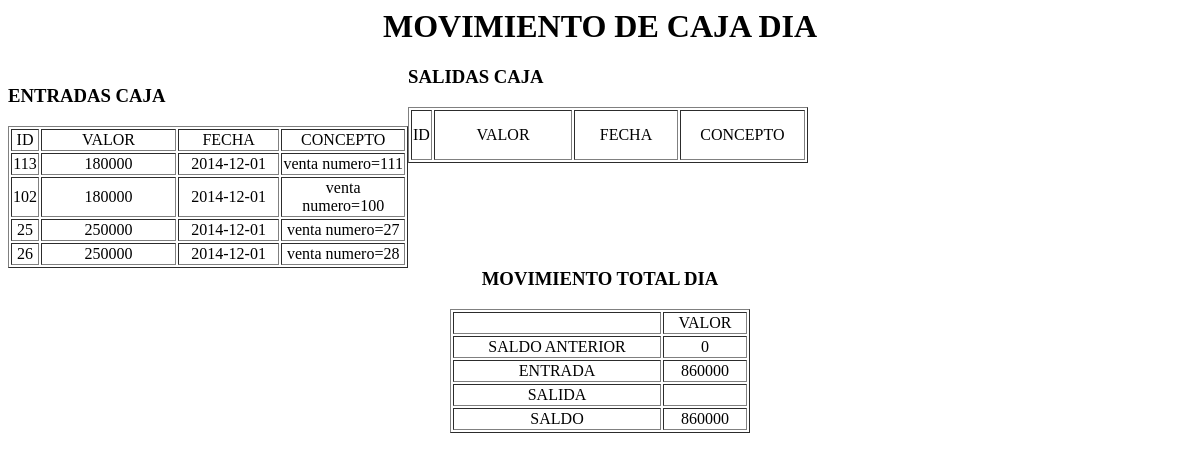
Page /modulos/caja/informe/informe.php?fecha=2014-12-01 on the committed database.
### tables this page shows
CREATE TABLE IF NOT EXISTS `entrada_caja` (
`identrada_caja` bigint(20) NOT NULL,
  `idcaja` int(4) NOT NULL,
  `valor` int(10) NOT NULL,
  `fecha_hora` datetime NOT NULL,
  `concepto` varchar(60) NOT NULL,
  `fecha` date NOT NULL
);

### modulos/caja/informe/informe.php (the view, shortened to what this page needs)
<?PHP
$fecha=$_GET['fecha'];
?>
<head>
    <link href="../../../css/tablas.css" rel="stylesheet" type="text/css"/>
</head>
<h1 style="text-align: center">MOVIMIENTO DE CAJA DIA <?php echo $fecha1; ?></h1>
<div class="tipobodega">
<div id="entradacaja" style = "float: left"><table style="width: 400px; height: 56px;" border="1">
         <h3>ENTRADAS CAJA</h3>
      <tbody style="text-align: center">
        <tr>
          <td ><center>ID</center></td>
          <td style="width: 307.533px;"><center>VALOR</center></td>
          <td style="width: 200.067px;"><center>FECHA</center></td>
          <td style="width: 200.067px;"><center>CONCEPTO</center></td>
        </tr>
        <?php
        include_once '../../../class/conexion.php';
        $sql1="select * from entrada_caja where entrada_caja.fecha like '".$fecha."' and idcaja=1";
        $dato=  mysqli_query($miconexion,$sql1);
         while($rs=mysqli_fetch_array($dato)){
        echo "
             <tr>
             <td >
        ".$rs["identrada_caja"]."
          </td>
          <td >
             <p style='text-align: center'>".$rs["valor"]."</p>
          </td>
          <td >
          ".$rs["fecha"]."
          </td>
          <td>
          ".$rs["concepto"]."
          </td>
        </tr>
         "  ; } ?>
      </tbody>
    </table>  </div>
<div id="salidacaja" ><table style="width: 400px; height: 56px;" border="1">
        <P></P> <h3>SALIDAS CAJA</h3>
        <tbody style="text-align: center">
        <tr>
          <td ><center>ID</center></td>
          <td style="width: 307.533px;"><center>VALOR</center></td>
          <td style="width: 200.067px;"><center>FECHA</center></td>
          <td style="width: 200.067px;"><center>CONCEPTO</center></td>
        </tr>
      </tbody>
    </table>  </div></div>
<div id="extractocajadia" style="clear: both" ><center><table style="width: 300px; height: 56px; " border="1">
        <div style="text-align: center;" ><h3>MOVIMIENTO TOTAL DIA</h3>
            <tbody style="text-align: center;">
        <tr>
          <td ><center></center></td>
          <td ><center>VALOR</center></td>
        </tr>
        <?php
        include_once '../../../class/conexion.php';
        $sql1="select SUM(valor)as totalsalida from salida_caja where salida_caja.fecha like '".$fecha."' and idcaja=1";
        $dato=  mysqli_query($miconexion,$sql1);
         while($rs=mysqli_fetch_array($dato)){
            $salida=$rs['totalsalida'];
         }
          $sql1="select SUM(valor)as totalentrada from entrada_caja where entrada_caja.fecha like '".$fecha."' and idcaja=1";
        $dato=  mysqli_query($miconexion,$sql1);
         while($rs=mysqli_fetch_array($dato)){
            $entrada=$rs['totalentrada'];
         }
        $sql1="select SUM(valor)as entradas from entrada_caja WHERE fecha < '".$fecha."' and idcaja=1";
        $dato=  mysqli_query($miconexion,$sql1);
         while($rs=mysqli_fetch_array($dato)){
           $entradaanterior=$rs['entradas'];
         }
         $sql1="select SUM(valor)as salidas from salida_caja WHERE fecha < '".$fecha." ' and idcaja=1";
        $dato=  mysqli_query($miconexion,$sql1);
         while($rs=mysqli_fetch_array($dato)){
           $salidaanterior=$rs['salidas'];
         }
         $saldoanterior=$entradaanterior-$salidaanterior;
        $movimientocaja=$saldoanterior+$entrada-$salida;
         ?>
        <tr>
          <td ><center>SALDO ANTERIOR</center></td>
          <td ><center> <?php echo $saldoanterior;?>  </center></td>
        </tr>
        <tr>
          <td ><center>ENTRADA</center></td>
          <td ><center> <?php echo $entrada;?>  </center></td>
        </tr>
         <tr>
          <td ><center>SALIDA</center></td>
          <td ><center> <?php echo $salida;?>  </center></td>
        </tr>
         <tr>
          <td ><center>SALDO</center></td>
          <td><center> <?php echo $movimientocaja;?> </center></td>
        </tr>
      </tbody>
    </table> </CENTER> </div></div>

### rows in the picture
entrada_caja: identrada_caja "113", valor "180000", fecha "2014-12-01", concepto "venta numero=111"
entrada_caja: identrada_caja "102", valor "180000", fecha "2014-12-01", concepto "venta numero=100"
entrada_caja: identrada_caja "25", valor "250000", fecha "2014-12-01", concepto "venta numero=27"
entrada_caja: identrada_caja "26", valor "250000", fecha "2014-12-01", concepto "venta numero=28"

### other values in the picture
$saldoanterior "0"
$entrada "860000"
$movimientocaja "860000"
